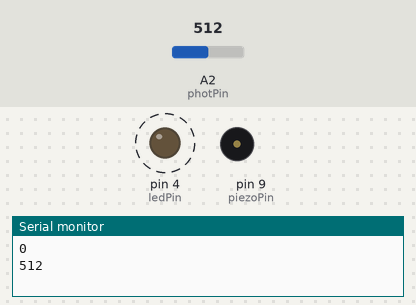
Recording of a sketch running on a simulated Arduino Uno, built with avr-gcc and run on an emulated ATmega328P. Shown: output pins drawn as LEDs (lit = HIGH), buzzer (waves = sounding), the last lines printed to the serial monitor. Dashed ring = blinking. Inputs (shaded band) come from the test bench; at power-on: A2 (photPin) = 512.

Above: at 2.8 s.
2.9 s: A2 (photPin) set to 0
At 4.8 s:
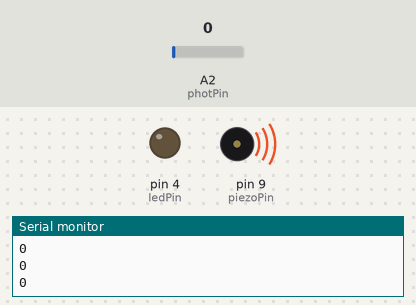
5.6 s: A2 (photPin) set to 122
At 5.9 s:
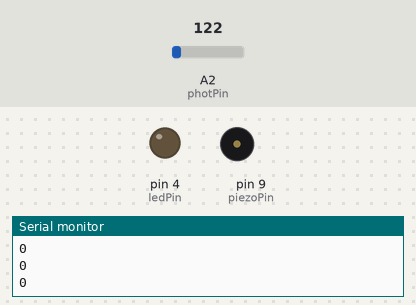
At 6.63 s:
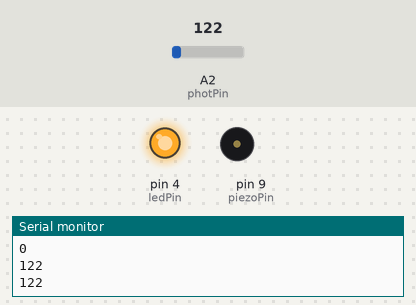
Timing chart, 0 to 15.1 s (numbered marks = the images above; inputs shaded):
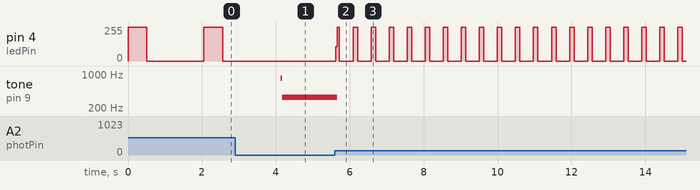

Measured:
- after the input at 2.9 s, pin 4 (ledPin): stays 0/255 (without the input it goes to 255/255 after 1.2 s); tone on pin 9 (piezoPin): silent → 825 Hz after 1.2 s, → 334 Hz 0.04 s later
- after the input at 5.6 s, pin 4 (ledPin): 0/255 → 106/255 at once, then moves between 0/255 and 255/255, repeating every 0.49 s; tone on pin 9 (piezoPin): 334 Hz → silent after 0.06 s
- by itself, pin 4 (ledPin): alternates 255/255 for 0.51 s and 0/255 for 1.5 s

The sketch:

079E4_arduino.ino
```cpp
//set the variables with pin numbers
int piezoPin = 9;
int lightValue = 0;
int ledPin = 4;
int photPin = 2;

void setup() {
  // initialize the serial communication:
  Serial.begin(9600);
  //set pinmodes
  pinMode(piezoPin, OUTPUT);
  pinMode(ledPin, OUTPUT);
}

void loop() {
  sensLight();
  lightValue = analogRead(photPin);
  blinkLed();
  makeSound();
}

//this function
void makeSound(){
    digitalWrite(piezoPin, HIGH);
    delay(lightValue);
    digitalWrite(piezoPin, LOW);
    delay(lightValue);
}

//function responsible for blinking the led
void blinkLed(){
    digitalWrite(ledPin, HIGH);
    delay(lightValue);
    digitalWrite(ledPin, LOW);
    delay(lightValue);
}
//sensLight prints the variable to the selected COM so that processing can use this data
void sensLight(){
  Serial.println(lightValue);
}
```
